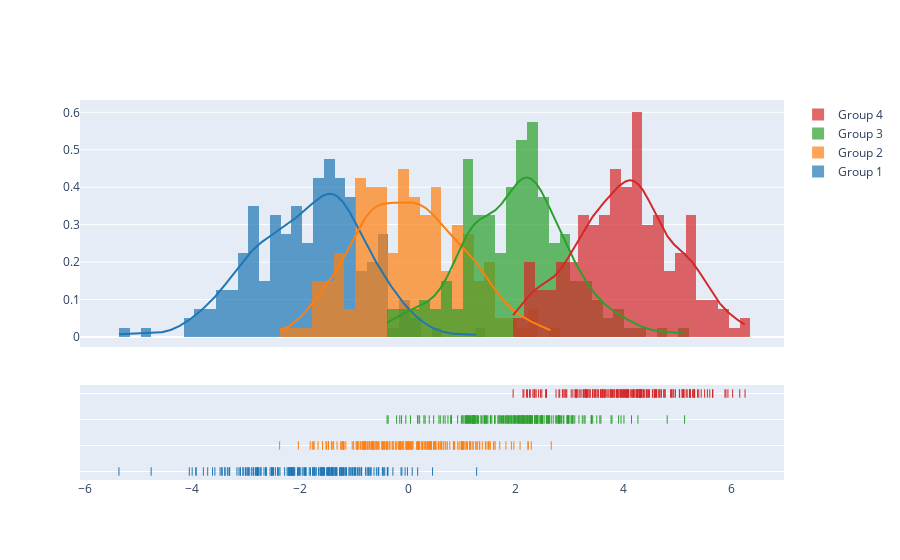

The code cell stored with this chart in its notebook:
### Code cell
import plotly.figure_factory as ff

# Add histogram data
x1 = np.random.randn(200) - 2
x2 = np.random.randn(200)
x3 = np.random.randn(200) + 2
x4 = np.random.randn(200) + 4

# Group data together
hist_data = [x1, x2, x3, x4]

group_labels = ['Group 1', 'Group 2', 'Group 3', 'Group 4']

# Create distplot with custom bin_size
fig = ff.create_distplot(hist_data, group_labels, bin_size=.2)
fig.show()

### Figure 1 — Plotly figure (JSON) as saved in the notebook; plotly's stock layout.template omitted (floating-point values rounded to 4 significant figures; data arrays with more than 128 entries replaced by an {"elided": "..."} marker saying what was removed)
{"data": [{"autobinx": false, "histnorm": "probability density", "legendgroup": "Group 1", "marker": {"color": "rgb(31, 119, 180)"}, "name": "Group 1", "opacity": 0.7, "type": "histogram", "x": {"elided": "200 float values"}, "xaxis": "x", "xbins": {"end": 1.272, "size": 0.2, "start": -5.364}, "yaxis": "y"}, {"autobinx": false, "histnorm": "probability density", "legendgroup": "Group 2", "marker": {"color": "rgb(255, 127, 14)"}, "name": "Group 2", "opacity": 0.7, "type": "histogram", "x": {"elided": "200 float values"}, "xaxis": "x", "xbins": {"end": 2.656, "size": 0.2, "start": -2.383}, "yaxis": "y"}, {"autobinx": false, "histnorm": "probability density", "legendgroup": "Group 3", "marker": {"color": "rgb(44, 160, 44)"}, "name": "Group 3", "opacity": 0.7, "type": "histogram", "x": {"elided": "200 float values"}, "xaxis": "x", "xbins": {"end": 5.13, "size": 0.2, "start": -0.3892}, "yaxis": "y"}, {"autobinx": false, "histnorm": "probability density", "legendgroup": "Group 4", "marker": {"color": "rgb(214, 39, 40)"}, "name": "Group 4", "opacity": 0.7, "type": "histogram", "x": {"elided": "200 float values"}, "xaxis": "x", "xbins": {"end": 6.252, "size": 0.2, "start": 1.949}, "yaxis": "y"}, {"legendgroup": "Group 1", "marker": {"color": "rgb(31, 119, 180)"}, "mode": "lines", "name": "Group 1", "showlegend": false, "type": "scatter", "x": {"elided": "500 float values"}, "xaxis": "x", "y": {"elided": "500 float values"}, "yaxis": "y"}, {"legendgroup": "Group 2", "marker": {"color": "rgb(255, 127, 14)"}, "mode": "lines", "name": "Group 2", "showlegend": false, "type": "scatter", "x": {"elided": "500 float values"}, "xaxis": "x", "y": {"elided": "500 float values"}, "yaxis": "y"}, {"legendgroup": "Group 3", "marker": {"color": "rgb(44, 160, 44)"}, "mode": "lines", "name": "Group 3", "showlegend": false, "type": "scatter", "x": {"elided": "500 float values"}, "xaxis": "x", "y": {"elided": "500 float values"}, "yaxis": "y"}, {"legendgroup": "Group 4", "marker": {"color": "rgb(214, 39, 40)"}, "mode": "lines", "name": "Group 4", "showlegend": false, "type": "scatter", "x": {"elided": "500 float values"}, "xaxis": "x", "y": {"elided": "500 float values"}, "yaxis": "y"}, {"legendgroup": "Group 1", "marker": {"color": "rgb(31, 119, 180)", "symbol": "line-ns-open"}, "mode": "markers", "name": "Group 1", "showlegend": false, "type": "scatter", "x": {"elided": "200 float values"}, "xaxis": "x", "y": {"elided": "200 str values"}, "yaxis": "y2"}, {"legendgroup": "Group 2", "marker": {"color": "rgb(255, 127, 14)", "symbol": "line-ns-open"}, "mode": "markers", "name": "Group 2", "showlegend": false, "type": "scatter", "x": {"elided": "200 float values"}, "xaxis": "x", "y": {"elided": "200 str values"}, "yaxis": "y2"}, {"legendgroup": "Group 3", "marker": {"color": "rgb(44, 160, 44)", "symbol": "line-ns-open"}, "mode": "markers", "name": "Group 3", "showlegend": false, "type": "scatter", "x": {"elided": "200 float values"}, "xaxis": "x", "y": {"elided": "200 str values"}, "yaxis": "y2"}, {"legendgroup": "Group 4", "marker": {"color": "rgb(214, 39, 40)", "symbol": "line-ns-open"}, "mode": "markers", "name": "Group 4", "showlegend": false, "type": "scatter", "x": {"elided": "200 float values"}, "xaxis": "x", "y": {"elided": "200 str values"}, "yaxis": "y2"}], "layout": {"barmode": "overlay", "hovermode": "closest", "legend": {"traceorder": "reversed"}, "xaxis": {"anchor": "y2", "domain": [0.0, 1.0], "zeroline": false}, "yaxis": {"anchor": "free", "domain": [0.35, 1], "position": 0.0}, "yaxis2": {"anchor": "x", "domain": [0, 0.25], "dtick": 1, "showticklabels": false}}}
